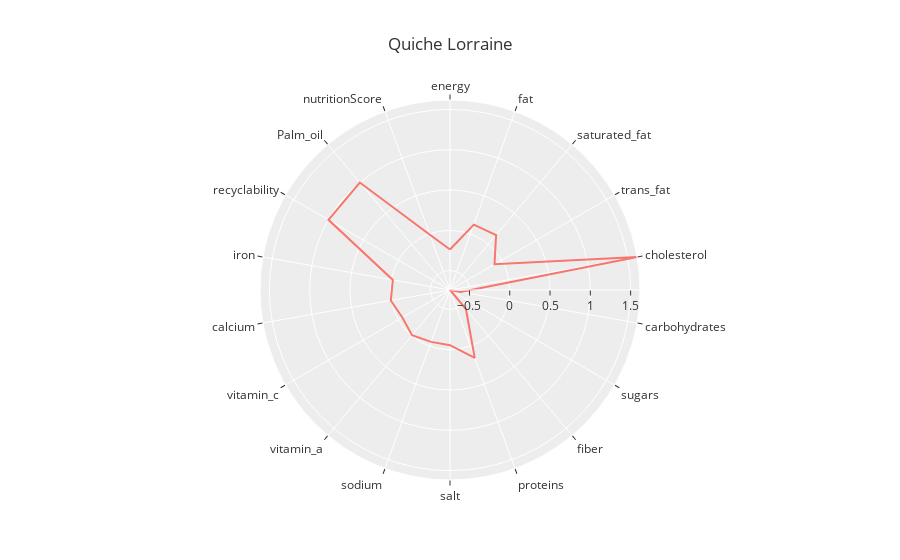

This figure's notebook cell:
### Code cell
radarPlot(new.iloc[:,1:], title = new.product_name.iloc[0])

### Figure 1 — Plotly figure (JSON) as saved in the notebook; plotly's stock layout.template omitted (floating-point values rounded to 4 significant figures)
{"data": [{"hovertemplate": "value=%{r}<br>label=%{theta}<extra></extra>", "legendgroup": "", "line": {"color": "#F8766D", "dash": "solid"}, "marker": {"symbol": "circle"}, "mode": "lines", "name": "", "r": [-0.238, 0.1218, 0.1487, -0.1032, 1.616, -0.6055, -0.7411, -0.4335, 0.155, -0.05589, -0.05597, -0.008092, -0.05865, 0.004738, -0.02112, 1, 1, -0.01232, -0.238], "showlegend": false, "subplot": "polar", "theta": ["energy", "fat", "saturated_fat", "trans_fat", "cholesterol", "carbohydrates", "sugars", "fiber", "proteins", "salt", "sodium", "vitamin_a", "vitamin_c", "calcium", "iron", "recyclability", "Palm_oil", "nutritionScore", "energy"], "type": "scatterpolar"}], "layout": {"legend": {"tracegroupgap": 0}, "polar": {"angularaxis": {"direction": "clockwise", "rotation": 90}, "domain": {"x": [0, 1], "y": [0, 1]}}, "title": {"text": "Quiche Lorraine"}}}
